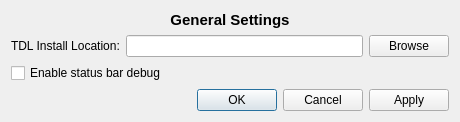
<?xml version="1.0" encoding="UTF-8"?>
<ui version="4.0">
 <class>Settings</class>
 <widget class="QDialog" name="Settings">
  <property name="geometry">
   <rect>
    <x>0</x>
    <y>0</y>
    <width>460</width>
    <height>119</height>
   </rect>
  </property>
  <property name="windowTitle">
   <string>Settings</string>
  </property>
  <layout class="QVBoxLayout" name="verticalLayout_2">
   <item>
    <widget class="QLabel" name="label">
     <property name="font">
      <font>
       <pointsize>11</pointsize>
       <weight>75</weight>
       <bold>true</bold>
      </font>
     </property>
     <property name="text">
      <string>General Settings</string>
     </property>
     <property name="alignment">
      <set>Qt::AlignCenter</set>
     </property>
    </widget>
   </item>
   <item>
    <layout class="QHBoxLayout" name="layoutGameInstallLocation">
     <item>
      <widget class="QLabel" name="labelGameInstallLocation">
       <property name="text">
        <string>TDL Install Location:</string>
       </property>
      </widget>
     </item>
     <item>
      <widget class="QLineEdit" name="lineEditGameInstallLocation"/>
     </item>
     <item>
      <widget class="QPushButton" name="buttonGameInstallLocationFileDialog">
       <property name="text">
        <string>Browse</string>
       </property>
      </widget>
     </item>
    </layout>
   </item>
   <item>
    <widget class="QCheckBox" name="checkBoxStatusBar">
     <property name="text">
      <string>Enable status bar debug</string>
     </property>
    </widget>
   </item>
   <item>
    <widget class="QDialogButtonBox" name="buttonBox">
     <property name="orientation">
      <enum>Qt::Horizontal</enum>
     </property>
     <property name="standardButtons">
      <set>QDialogButtonBox::Apply|QDialogButtonBox::Cancel|QDialogButtonBox::Ok</set>
     </property>
    </widget>
   </item>
  </layout>
 </widget>
 <resources/>
 <connections/>
</ui>
